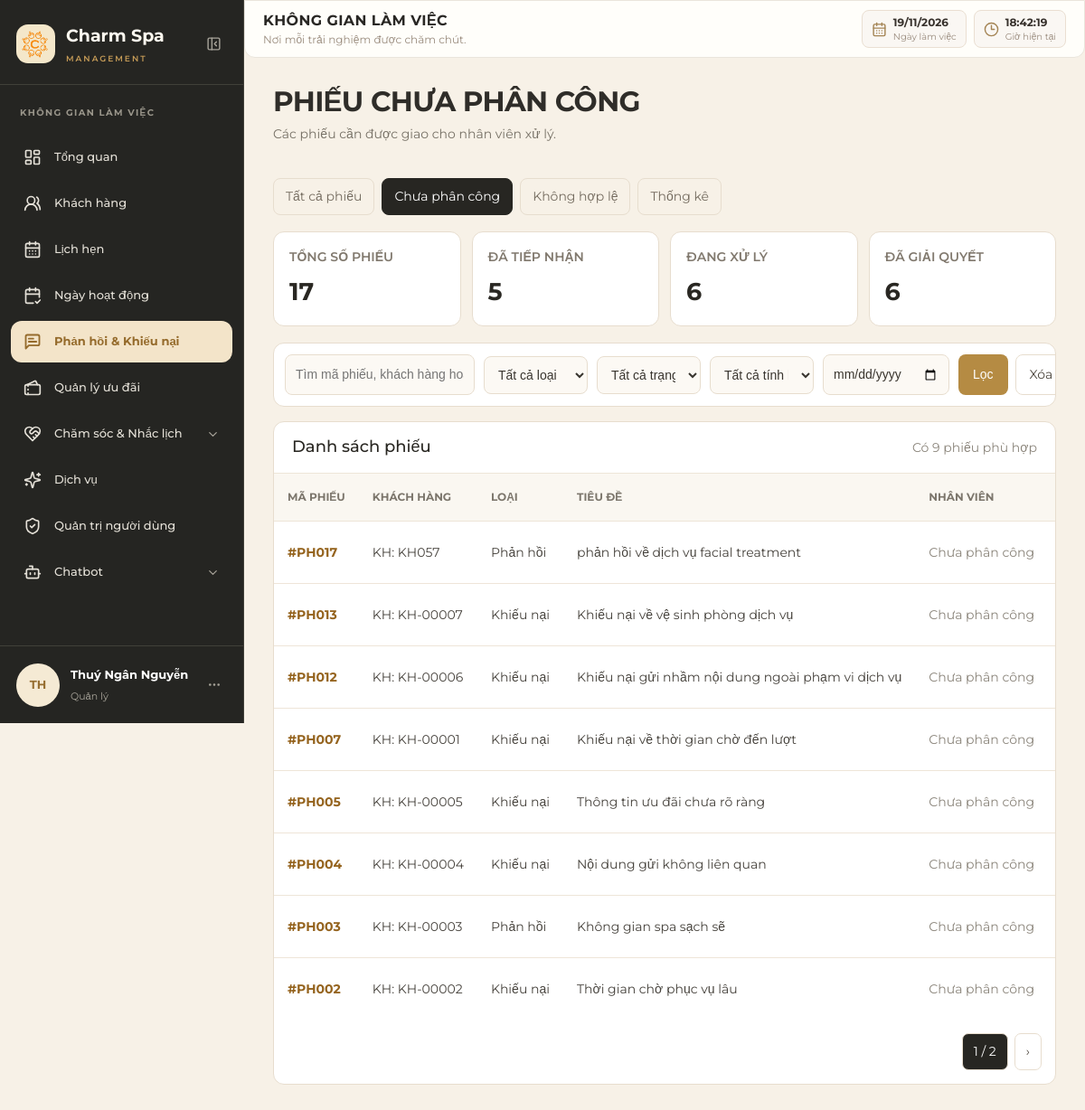
Page /feedback/admin-ui/chua-phan-cong/ (signed in) on the committed database.
### accounts/models.py (models this page shows, shortened)
class TaiKhoan(models.Model):
    ma_tk = models.CharField(max_length=10, primary_key=True, verbose_name="Mã tài khoản")
    user = models.OneToOneField(settings.AUTH_USER_MODEL, on_delete=models.PROTECT, related_name="thong_tin_tai_khoan",
                                verbose_name="Tài khoản đăng nhập")
    so_dien_thoai = models.CharField(max_length=15, unique=True, verbose_name="Số điện thoại")
    vai_tro = models.CharField(max_length=20, choices=ROLE_CHOICES, verbose_name="Vai trò")
    ngay_tao = models.DateTimeField(auto_now_add=True, verbose_name="Ngày tạo")
    ngay_cap_nhat = models.DateTimeField(auto_now=True, verbose_name="Ngày cập nhật")
    class Meta:
        db_table = "TAI_KHOAN"
        verbose_name = "Tài khoản"
        verbose_name_plural = "Quản lý tài khoản"

class NhanVien(models.Model):
    ma_nv = models.CharField(max_length=20, primary_key=True, verbose_name="Mã nhân viên")
    ma_tk = models.OneToOneField(TaiKhoan, on_delete=models.PROTECT, related_name="ho_so_nhan_vien",
                                 verbose_name="Tài khoản")
    ho_ten = models.CharField(max_length=100, verbose_name="Họ tên nhân viên")
    gioi_tinh = models.CharField(max_length=10, choices=[("Nam", "Nam"), ("Nữ", "Nữ"), ("Khác", "Khác")],
                                 verbose_name="Giới tính")
    ngay_sinh = models.DateField(verbose_name="Ngày sinh")
    class Meta:
        db_table = "NHAN_VIEN"
        verbose_name = "Nhân viên"
        verbose_name_plural = "Quản lý nhân viên"

### feedback/models.py (models this page shows, shortened)
class PhanHoiKhieuNai(models.Model):
    LOAI_PH_CHOICES = [('Phản hồi', 'Phản hồi'), ('Khiếu nại', 'Khiếu nại')]
    TRANG_THAI_CHOICES = [('Đã tiếp nhận', 'Đã tiếp nhận'), ('Đang xử lý', 'Đang xử lý'), ('Đã giải quyết', 'Đã giải quyết')]
    TINH_HOP_LE_CHOICES = [('Hợp lệ', 'Hợp lệ'), ('Không hợp lệ', 'Không hợp lệ')]
    LY_DO_KHONG_HOP_LE_CHOICES = [('Gửi nhầm', 'Gửi nhầm'), ('Trùng lặp', 'Trùng lặp'), ('Spam', 'Spam'), ('Nội dung không liên quan', 'Nội dung không liên quan'), ('Khác', 'Khác')]
    ma_ph = models.CharField(max_length=20, primary_key=True, verbose_name="Mã phản hồi/khiếu nại")
    ma_kh = models.ForeignKey(KhachHang, on_delete=models.PROTECT, related_name='phan_hoi_khieu_nai', verbose_name="Khách hàng")
    ma_dv = models.ForeignKey(DichVu, on_delete=models.SET_NULL, null=True, blank=True, related_name='phan_hoi_khieu_nai', verbose_name="Dịch vụ liên quan")
    loai_ph = models.CharField(max_length=20, choices=LOAI_PH_CHOICES, verbose_name="Loại")
    tieu_de = models.CharField(max_length=255, verbose_name="Tiêu đề")
    noi_dung = models.TextField(verbose_name="Nội dung chi tiết")
    trang_thai_xu_ly = models.CharField(max_length=20, choices=TRANG_THAI_CHOICES, default='Đã tiếp nhận', verbose_name="Trạng thái xử lý")
    tinh_hop_le = models.CharField(max_length=20, choices=TINH_HOP_LE_CHOICES, default='Hợp lệ', verbose_name="Tính hợp lệ")
    ly_do_khong_hop_le = models.CharField(max_length=255, choices=LY_DO_KHONG_HOP_LE_CHOICES, null=True, blank=True, verbose_name="Lý do không hợp lệ")
    chi_tiet_ly_do = models.CharField(max_length=255, null=True, blank=True, verbose_name="Chi tiết lý do")
    ngay_gui = models.DateTimeField(auto_now_add=True, verbose_name="Ngày gửi")
    ngay_cap_nhat = models.DateTimeField(auto_now=True, verbose_name="Ngày cập nhật")
    ngay_giai_quyet = models.DateTimeField(null=True, blank=True, verbose_name="Ngày giải quyết")
    class Meta:
        db_table = 'PHAN_HOI_KHIEU_NAI'

### feedback/ui_views.py (the view)
@user_passes_test(_quan_ly_dang_hoat_dong, login_url="dang_nhap")
def admin_feedback_unassigned(request):
    return _danh_sach_view(
        request, True, "unassigned",
        "Phiếu chưa phân công",
        "Các phiếu cần được giao cho nhân viên xử lý.",
    )

### feedback/templates/feedback/feedback_list.html (shortened to what this page needs)
{% extends "layouts/staff_base.html" %}
{% load static %}
{% block extra_css %}
<link rel="stylesheet"
      href="https://cdn.jsdelivr.net/npm/bootstrap-icons@1.11.0/font/bootstrap-icons.css">
<link rel="stylesheet" href="{% static 'css/feedback.css' %}">
{% endblock %}
{% block content %}
<div class="feedback-page">
    <div class="feedback-toolbar">
        <div>
            <h1>{{ page_title }}</h1>
            <p class="feedback-subtitle">{{ page_subtitle }}</p>
        </div>
    </div>
    <nav class="feedback-tabs">
        {% if is_admin %}
            <a href="{% url 'feedback:admin_feedback_list' %}"
               class="{% if page_mode == 'all' %}active{% endif %}">
                Tất cả phiếu
            </a>
            <a href="{% url 'feedback:admin_feedback_unassigned' %}"
               class="{% if page_mode == 'unassigned' %}active{% endif %}">
                Chưa phân công
            </a>
            <a href="{% url 'feedback:admin_feedback_invalid' %}"
               class="{% if page_mode == 'invalid' %}active{% endif %}">
                Không hợp lệ
            </a>
            <a href="{% url 'feedback:admin_feedback_statistics' %}">
                Thống kê
            </a>
        {% endif %}
    </nav>
    <div class="feedback-stats">
        <div class="feedback-stat">
            <div class="feedback-stat-label">
                {% if is_admin %}Tổng số phiếu{% else %}Tổng số phiếu được giao{% endif %}
            </div>
            <div class="feedback-stat-value">{{ tong_so }}</div>
        </div>
        <div class="feedback-stat">
            <div class="feedback-stat-label">Đã tiếp nhận</div>
            <div class="feedback-stat-value">{{ da_tiep_nhan }}</div>
        </div>
        <div class="feedback-stat">
            <div class="feedback-stat-label">Đang xử lý</div>
            <div class="feedback-stat-value">{{ dang_xu_ly }}</div>
        </div>
        <div class="feedback-stat">
            <div class="feedback-stat-label">Đã giải quyết</div>
            <div class="feedback-stat-value">{{ da_giai_quyet }}</div>
        </div>
    </div>
    <section class="feedback-panel">
        <form method="get">
            <div class="feedback-filter {% if is_admin %}is-admin{% else %}is-staff{% endif %}">
                <input type="text"
                       name="q"
                       value="{{ keyword }}"
                       placeholder="Tìm mã phiếu, khách hàng hoặc tiêu đề...">
                <select name="type">
                    <option value="">Tất cả loại</option>
                </select>
                <select name="status">
                    <option value="">Tất cả trạng thái</option>
                </select>
                {% if is_admin %}
                    <select name="validity">
                        <option value="">Tất cả tính hợp lệ</option>
                    </select>
                {% endif %}
                <input type="date"
                       name="date"
                       value="{{ filter_date }}"
                       aria-label="Ngày gửi">
                <div class="feedback-filter-actions">
                    <button class="feedback-btn gold" type="submit">
                        Lọc
                    </button>
                    {% if is_admin %}
                        <a class="feedback-btn light"
                           href="{% url 'feedback:admin_feedback_list' %}">
                            Xóa bộ lọc
                        </a>
                    {% else %}
                        <a class="feedback-btn light"
                           href="{% url 'feedback:staff_feedback_list' %}">
                            Xóa bộ lọc
                        </a>
                    {% endif %}
                </div>
            </div>
        </form>
    </section>
    <section class="feedback-panel">
        <div class="feedback-panel-heading">
            <h2>
                {% if is_admin %}Danh sách phiếu{% else %}Phiếu được phân công{% endif %}
            </h2>
            <span class="feedback-muted">
                Có {{ page_obj.paginator.count }} phiếu phù hợp
            </span>
        </div>
        <div class="feedback-table-wrap">
            <table class="feedback-table">
                <thead>
                    <tr>
                        <th>Mã phiếu</th>
                        {% if is_admin %}<th>Khách hàng</th>{% endif %}
                        <th>Loại</th>
                        <th>Tiêu đề</th>
                        {% if is_admin %}<th>Nhân viên</th>{% endif %}
                        <th>Ngày gửi</th>
                    </tr>
                </thead>
                <tbody>
                    {% for ph in phan_hoi_list %}
                    <tr>
                        <td>
                            <span class="feedback-code">#{{ ph.ma_ph }}</span>
                        </td>
                        {% if is_admin %}
                            <td>KH: {{ ph.ma_kh_id }}</td>
                        {% endif %}
                        <td>{{ ph.loai_ph }}</td>
                        <td>{{ ph.tieu_de }}</td>
                        {% if is_admin %}
                            <td>
                                {% if ph.ma_nv_hien_tai %}
                                    {{ ph.ma_nv_hien_tai }}
                                {% else %}
                                    <span class="feedback-muted">Chưa phân công</span>
                                {% endif %}
                            </td>
                        {% endif %}
                        <td>{{ ph.ngay_gui|date:"d/m/Y H:i" }}</td>
                    </tr>
                    {% endfor %}
                </tbody>
            </table>
        </div>
        {% if page_obj.has_other_pages %}
        <div class="feedback-pagination">
            <span class="current">
                {{ page_obj.number }} / {{ page_obj.paginator.num_pages }}
            </span>
            {% if page_obj.has_next %}
                <a href="?page={{ page_obj.next_page_number }}">›</a>
            {% endif %}
        </div>
        {% endif %}
    </section>
</div>
{% endblock %}

### templates/components/staff_sidebar.html (shortened to what this page needs)
{% load static %}
<aside class="staff-sidebar" id="staffSidebar">
    <div class="sidebar-logo">
        <div class="logo-icon">
            <img src="{% static 'images/logo_tach_nen.png' %}" alt="Charm Spa Logo" style="width: 100%; height: 100%; object-fit: contain; border-radius: 9px;">
        </div>
        <div class="logo-text">
            <div class="logo-name">Charm Spa</div>
            <div class="logo-subtitle">MANAGEMENT</div>
        </div>
        <button type="button"
                class="sidebar-toggle"
                id="sidebarToggle"
                aria-label="Thu gọn thanh menu"
                aria-expanded="true">
            <i data-lucide="panel-left-close"></i>
        </button>
    </div>
    <div class="sidebar-section-title">KHÔNG GIAN LÀM VIỆC</div>
    {% with role=request.user.thong_tin_tai_khoan.vai_tro %}
    <nav class="sidebar-menu">
        <a href="{% url 'core:staff_dashboard' %}" title="Tổng quan"
           class="sidebar-item {% if active_menu == 'dashboard' %}active{% endif %}">
            <i data-lucide="layout-dashboard" class="sidebar-icon"></i>
            <span class="sidebar-label">Tổng quan</span>
        </a>
        <a href="{% url 'staff_customer_list' %}" title="Khách hàng"
           class="sidebar-item {% if active_menu == 'customers' %}active{% endif %}">
            <i data-lucide="users-round" class="sidebar-icon"></i>
            <span class="sidebar-label">Khách hàng</span>
        </a>
        <a href="{% url 'bookings:staff_booking_list' %}" title="Lịch hẹn"
           class="sidebar-item {% if active_menu == 'bookings' %}active{% endif %}">
            <i data-lucide="calendar-days" class="sidebar-icon"></i>
            <span class="sidebar-label">Lịch hẹn</span>
        </a>
        {% if role == 'Quản lý' %}
        <a href="{% url 'bookings:quan_ly_ngay_hoat_dong' %}" title="Ngày hoạt động"
           class="sidebar-item {% if active_menu == 'working_days' %}active{% endif %}">
            <i data-lucide="calendar-check-2" class="sidebar-icon"></i>
            <span class="sidebar-label">Ngày hoạt động</span>
        </a>
        {% endif %}
        <a
            href="{% if role == 'Quản lý' or role == 'Admin' or role == 'Quản trị viên' %}{% url 'feedback:admin_feedback_list' %}{% elif role == 'Nhân viên' or role == 'Nhân viên CSKH' or role == 'Chuyên viên' %}{% url 'feedback:staff_feedback_list' %}{% else %}#{% endif %}"
            title="Phản hồi & Khiếu nại"
            class="sidebar-item {% if active_menu == 'feedback' %}active{% endif %}"
        >
            <i data-lucide="message-square-text" class="sidebar-icon"></i>
            <span class="sidebar-label">
                Phản hồi & Khiếu nại
            </span>
        </a>
        <a href="{% url 'notifications:admin_promotion_list' %}" title="Quản lý ưu đãi"
           class="sidebar-item {% if active_menu == 'promotions' or request.resolver_match.namespace == 'notifications' %}active{% endif %}">
            <i data-lucide="tickets" class="sidebar-icon"></i>
            <span class="sidebar-label">{% if role == 'Nhân viên' %}Xem ưu đãi{% else %}Quản lý ưu đãi{% endif %}</span>
        </a>
        <button type="button"
                class="sidebar-item sidebar-parent {% if active_menu == 'reminders' or active_menu == 'aftercare' %}active{% endif %}"
                id="careMenuToggle"
                aria-expanded="{% if active_menu == 'reminders' or active_menu == 'aftercare' %}true{% else %}false{% endif %}">
            <i data-lucide="heart-handshake" class="sidebar-icon"></i>
            <span class="sidebar-label">Chăm sóc & Nhắc lịch</span>
            <i data-lucide="chevron-down" class="sidebar-chevron"></i>
        </button>
        <a href="{% url 'services:staff_services' %}" title="Dịch vụ"
           class="sidebar-item {% if active_menu == 'services' or active_menu == 'dich_vu' %}active{% endif %}">
            <i data-lucide="sparkles" class="sidebar-icon"></i>
            <span class="sidebar-label">Dịch vụ</span>
        </a>
        {% if role == 'Quản lý' or role == 'Admin' or role == 'Quản trị viên' %}
        <a href="{% url 'staff_account_list' %}" title="Quản trị người dùng"
           class="sidebar-item {% if active_menu == 'accounts' %}active{% endif %}">
            <i data-lucide="shield-check" class="sidebar-icon"></i>
            <span class="sidebar-label">Quản trị người dùng</span>
        </a>
        {% endif %}
        <button type="button"
                class="sidebar-item sidebar-parent {% if active_menu == 'chatbot_conversations' or active_menu == 'chatbot_scripts' %}active{% endif %}"
                id="chatbotMenuToggle"
                aria-expanded="{% if active_menu == 'chatbot_conversations' or active_menu == 'chatbot_scripts' %}true{% else %}false{% endif %}">
            <i data-lucide="bot" class="sidebar-icon"></i>
            <span class="sidebar-label">Chatbot</span>
            <i data-lucide="chevron-down" class="sidebar-chevron"></i>
        </button>
    </nav>
    <div class="sidebar-user">
        <div class="user-avatar">
            {{ request.user.username|slice:":2"|upper|default:"?" }}
        </div>
        <div class="user-info">
            <strong>
                {{ request.user.ho_so_nhan_vien.ho_ten|default:request.user.thong_tin_tai_khoan.ho_so_nhan_vien.ho_ten|default:request.user.username|default:"Tài khoản" }}
            </strong>
            <span>
                {% if role == 'Quản lý' or role == 'Admin' or role == 'Quản trị viên' %}
                    Quản lý
                {% elif role == 'Nhân viên' or role == 'Nhân viên CSKH' or role == 'Chuyên viên' %}
                    Nhân viên
                {% else %}
                    {{ role|default:"Nhân viên" }}
                {% endif %}
            </span>
        </div>
        <button type="button"
                class="user-more"
                id="userMoreToggle"
                aria-label="Tùy chọn tài khoản"
                aria-expanded="false">
            <i data-lucide="ellipsis"></i>
        </button>
    </div>
    {% endwith %}
</aside>

### rows in the picture
PhanHoiKhieuNai: ma_ph "PH017", ma_kh_id "KH057", loai_ph "Phản hồi", tieu_de "phản hồi về dịch vụ facial treatment", shows "Chưa phân công"
PhanHoiKhieuNai: ma_ph "PH013", ma_kh_id "KH-00007", loai_ph "Khiếu nại", tieu_de "Khiếu nại về vệ sinh phòng dịch vụ", shows "Chưa phân công"
PhanHoiKhieuNai: ma_ph "PH012", ma_kh_id "KH-00006", loai_ph "Khiếu nại", tieu_de "Khiếu nại gửi nhầm nội dung ngoài phạm vi dịch vụ", shows "Chưa phân công"
PhanHoiKhieuNai: ma_ph "PH007", ma_kh_id "KH-00001", loai_ph "Khiếu nại", tieu_de "Khiếu nại về thời gian chờ đến lượt", shows "Chưa phân công"
PhanHoiKhieuNai: ma_ph "PH005", ma_kh_id "KH-00005", loai_ph "Khiếu nại", tieu_de "Thông tin ưu đãi chưa rõ ràng", shows "Chưa phân công"
PhanHoiKhieuNai: ma_ph "PH004", ma_kh_id "KH-00004", loai_ph "Khiếu nại", tieu_de "Nội dung gửi không liên quan", shows "Chưa phân công"
PhanHoiKhieuNai: ma_ph "PH003", ma_kh_id "KH-00003", loai_ph "Phản hồi", tieu_de "Không gian spa sạch sẽ", shows "Chưa phân công"
PhanHoiKhieuNai: ma_ph "PH002", ma_kh_id "KH-00002", loai_ph "Khiếu nại", tieu_de "Thời gian chờ phục vụ lâu", shows "Chưa phân công"

### other values in the picture
{{ request.user.username|slice:":2"|upper|default:"?" }} "TH"
{{ page_title }} "PHIẾU CHƯA PHÂN CÔNG"
{{ page_subtitle }} "Các phiếu cần được giao cho nhân viên xử lý."
{{ tong_so }} "17"
{{ da_tiep_nhan }} "5"
{{ dang_xu_ly }} "6"
{{ da_giai_quyet }} "6"
{{ page_obj.paginator.count }} "9"
{{ page_obj.number }} "1"
{{ page_obj.paginator.num_pages }} "2"
